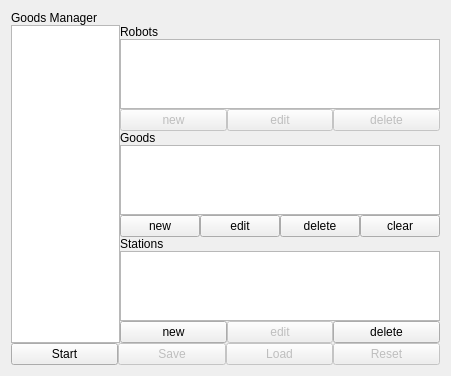
<?xml version="1.0" encoding="UTF-8"?>
<ui version="4.0">
 <class>GoodsWidget</class>
 <widget class="QWidget" name="GoodsWidget">
  <property name="geometry">
   <rect>
    <x>0</x>
    <y>0</y>
    <width>451</width>
    <height>325</height>
   </rect>
  </property>
  <property name="windowTitle">
   <string>Form</string>
  </property>
  <layout class="QVBoxLayout" name="verticalLayout_2">
   <item>
    <layout class="QVBoxLayout" name="verticalLayout" stretch="0,0,0">
     <property name="spacing">
      <number>0</number>
     </property>
     <property name="sizeConstraint">
      <enum>QLayout::SetDefaultConstraint</enum>
     </property>
     <item>
      <widget class="QLabel" name="label">
       <property name="text">
        <string>Goods Manager</string>
       </property>
      </widget>
     </item>
     <item>
      <layout class="QHBoxLayout" name="horizontalLayout_2" stretch="1,0">
       <item>
        <widget class="tuw_rqt_ordermanager::GoodsGraphicsView" name="map_view"/>
       </item>
       <item>
        <layout class="QVBoxLayout" name="verticalLayout_3">
         <item>
          <widget class="QLabel" name="label_2">
           <property name="text">
            <string>Robots</string>
           </property>
          </widget>
         </item>
         <item>
          <widget class="QListWidget" name="lst_robots"/>
         </item>
         <item>
          <layout class="QHBoxLayout" name="horizontalLayout_3">
           <item>
            <widget class="QPushButton" name="btn_new_robot">
             <property name="enabled">
              <bool>false</bool>
             </property>
             <property name="text">
              <string>new</string>
             </property>
            </widget>
           </item>
           <item>
            <widget class="QPushButton" name="btn_edit_robot">
             <property name="enabled">
              <bool>false</bool>
             </property>
             <property name="text">
              <string>edit</string>
             </property>
            </widget>
           </item>
           <item>
            <widget class="QPushButton" name="btn_delete_robot">
             <property name="enabled">
              <bool>false</bool>
             </property>
             <property name="text">
              <string>delete</string>
             </property>
            </widget>
           </item>
          </layout>
         </item>
         <item>
          <widget class="QLabel" name="label_3">
           <property name="text">
            <string>Goods</string>
           </property>
          </widget>
         </item>
         <item>
          <widget class="QListWidget" name="lst_goods"/>
         </item>
         <item>
          <layout class="QHBoxLayout" name="horizontalLayout_4">
           <item>
            <widget class="QPushButton" name="btn_new_good">
             <property name="text">
              <string>new</string>
             </property>
            </widget>
           </item>
           <item>
            <widget class="QPushButton" name="btn_edit_good">
             <property name="text">
              <string>edit</string>
             </property>
            </widget>
           </item>
           <item>
            <widget class="QPushButton" name="btn_delete_good">
             <property name="text">
              <string>delete</string>
             </property>
            </widget>
           </item>
           <item>
            <widget class="QPushButton" name="btn_clear_good_poses">
             <property name="toolTip">
              <string/>
             </property>
             <property name="text">
              <string>clear</string>
             </property>
            </widget>
           </item>
          </layout>
         </item>
         <item>
          <widget class="QLabel" name="label_4">
           <property name="text">
            <string>Stations</string>
           </property>
          </widget>
         </item>
         <item>
          <widget class="QListWidget" name="lst_stations"/>
         </item>
         <item>
          <layout class="QHBoxLayout" name="horizontalLayout_5">
           <item>
            <widget class="QPushButton" name="btn_new_station">
             <property name="text">
              <string>new</string>
             </property>
            </widget>
           </item>
           <item>
            <widget class="QPushButton" name="btn_edit_station">
             <property name="enabled">
              <bool>false</bool>
             </property>
             <property name="text">
              <string>edit</string>
             </property>
            </widget>
           </item>
           <item>
            <widget class="QPushButton" name="btn_delete_station">
             <property name="text">
              <string>delete</string>
             </property>
            </widget>
           </item>
          </layout>
         </item>
        </layout>
       </item>
      </layout>
     </item>
     <item>
      <layout class="QHBoxLayout" name="horizontalLayout">
       <item>
        <widget class="QPushButton" name="btn_start">
         <property name="text">
          <string>Start</string>
         </property>
        </widget>
       </item>
       <item>
        <widget class="QPushButton" name="pushButton_9">
         <property name="enabled">
          <bool>false</bool>
         </property>
         <property name="text">
          <string>Save</string>
         </property>
        </widget>
       </item>
       <item>
        <widget class="QPushButton" name="pushButton_10">
         <property name="enabled">
          <bool>false</bool>
         </property>
         <property name="text">
          <string>Load</string>
         </property>
        </widget>
       </item>
       <item>
        <widget class="QPushButton" name="pushButton">
         <property name="enabled">
          <bool>false</bool>
         </property>
         <property name="text">
          <string>Reset</string>
         </property>
        </widget>
       </item>
      </layout>
     </item>
    </layout>
   </item>
  </layout>
 </widget>
 <customwidgets>
  <customwidget>
   <class>tuw_rqt_ordermanager::GoodsGraphicsView</class>
   <extends>QGraphicsView</extends>
   <header>tuw_rqt_ordermanager/goodsgraphicsview.h</header>
  </customwidget>
 </customwidgets>
 <resources/>
 <connections/>
</ui>
